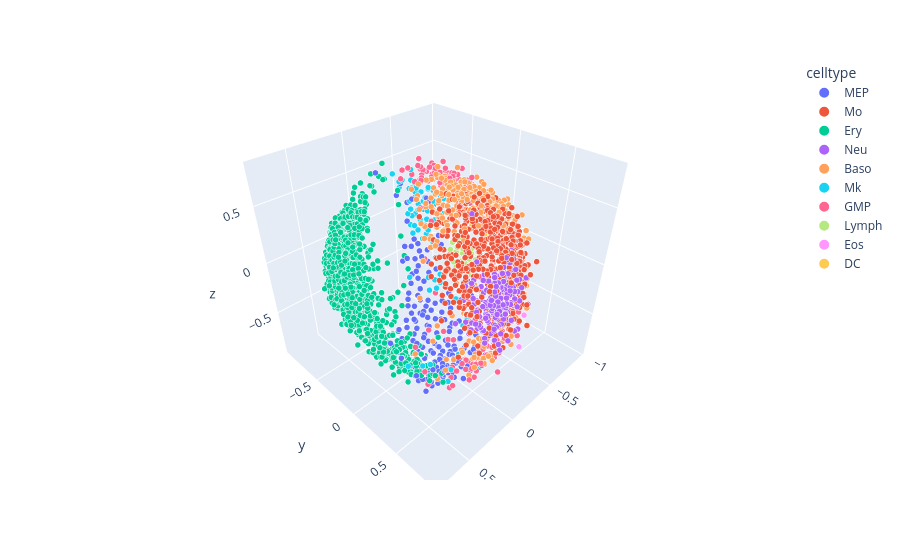

The code cell stored with this chart in its notebook:
### Code cell
fig = px.scatter_3d(df_toplot_old.iloc[np.where(radii<=8)[0]] , x='x', y='y', z='z',
                   color='celltype', opacity=1,size_max=10,size=np.ones((2724,)))
fig.show()

### Figure 1 — Plotly figure (JSON) as saved in the notebook; plotly's stock layout.template omitted (floating-point values rounded to 4 significant figures; data arrays with more than 128 entries replaced by an {"elided": "..."} marker saying what was removed)
{"data": [{"hovertemplate": "celltype=MEP<br>x=%{x}<br>y=%{y}<br>z=%{z}<br>size=%{marker.size}<extra></extra>", "legendgroup": "MEP", "marker": {"color": "#636efa", "opacity": 1, "size": {"elided": "166 int values"}, "sizemode": "area", "sizeref": 0.01, "symbol": "circle"}, "mode": "markers", "name": "MEP", "scene": "scene", "showlegend": true, "type": "scatter3d", "x": {"elided": "166 float values"}, "y": {"elided": "166 float values"}, "z": {"elided": "166 float values"}}, {"hovertemplate": "celltype=Mo<br>x=%{x}<br>y=%{y}<br>z=%{z}<br>size=%{marker.size}<extra></extra>", "legendgroup": "Mo", "marker": {"color": "#EF553B", "opacity": 1, "size": {"elided": "559 int values"}, "sizemode": "area", "sizeref": 0.01, "symbol": "circle"}, "mode": "markers", "name": "Mo", "scene": "scene", "showlegend": true, "type": "scatter3d", "x": {"elided": "559 float values"}, "y": {"elided": "559 float values"}, "z": {"elided": "559 float values"}}, {"hovertemplate": "celltype=Ery<br>x=%{x}<br>y=%{y}<br>z=%{z}<br>size=%{marker.size}<extra></extra>", "legendgroup": "Ery", "marker": {"color": "#00cc96", "opacity": 1, "size": {"elided": "1095 int values"}, "sizemode": "area", "sizeref": 0.01, "symbol": "circle"}, "mode": "markers", "name": "Ery", "scene": "scene", "showlegend": true, "type": "scatter3d", "x": {"elided": "1095 float values"}, "y": {"elided": "1095 float values"}, "z": {"elided": "1095 float values"}}, {"hovertemplate": "celltype=Neu<br>x=%{x}<br>y=%{y}<br>z=%{z}<br>size=%{marker.size}<extra></extra>", "legendgroup": "Neu", "marker": {"color": "#ab63fa", "opacity": 1, "size": {"elided": "186 int values"}, "sizemode": "area", "sizeref": 0.01, "symbol": "circle"}, "mode": "markers", "name": "Neu", "scene": "scene", "showlegend": true, "type": "scatter3d", "x": {"elided": "186 float values"}, "y": {"elided": "186 float values"}, "z": {"elided": "186 float values"}}, {"hovertemplate": "celltype=Baso<br>x=%{x}<br>y=%{y}<br>z=%{z}<br>size=%{marker.size}<extra></extra>", "legendgroup": "Baso", "marker": {"color": "#FFA15A", "opacity": 1, "size": {"elided": "368 int values"}, "sizemode": "area", "sizeref": 0.01, "symbol": "circle"}, "mode": "markers", "name": "Baso", "scene": "scene", "showlegend": true, "type": "scatter3d", "x": {"elided": "368 float values"}, "y": {"elided": "368 float values"}, "z": {"elided": "368 float values"}}, {"hovertemplate": "celltype=Mk<br>x=%{x}<br>y=%{y}<br>z=%{z}<br>size=%{marker.size}<extra></extra>", "legendgroup": "Mk", "marker": {"color": "#19d3f3", "opacity": 1, "size": [1, 1, 1, 1, 1, 1, 1, 1, 1, 1, 1, 1, 1, 1, 1, 1, 1, 1, 1, 1, 1, 1, 1, 1, 1, 1, 1, 1, 1, 1, 1, 1, 1, 1, 1, 1, 1, 1, 1, 1, 1, 1, 1, 1, 1, 1, 1, 1, 1, 1, 1, 1, 1, 1, 1, 1, 1, 1, 1, 1, 1, 1, 1, 1, 1, 1, 1, 1], "sizemode": "area", "sizeref": 0.01, "symbol": "circle"}, "mode": "markers", "name": "Mk", "scene": "scene", "showlegend": true, "type": "scatter3d", "x": [-0.6016, -0.474, -0.4609, -0.6495, -0.7877, -0.3758, -0.5848, -0.6277, -0.4589, -0.5676, -0.6198, -0.7186, -0.4757, -0.5242, -0.4831, -0.4558, 0.5508, -0.6634, -0.5254, -0.5814, -0.6411, -0.1741, -0.6438, -0.4618, -0.4176, -0.5341, -0.5608, -0.4635, -0.6237, -0.5525, -0.6384, -0.5957, -0.3305, -0.7752, 0.6052, -0.07421, -0.4888, -0.5082, -0.6495, -0.3432, -0.283, -0.7073, -0.6458, -0.4966, 0.4026, -0.5392, -0.6787, -0.6065, -0.6426, 0.6493, -0.6915, -0.6419, -0.5906, -0.5783, -0.2588, -0.5493, -0.5441, -0.6864, -0.6417, -0.5421, -0.2581, -0.4111, -0.7493, -0.5206, -0.1738, -0.465, 0.3167, -0.5607], "y": [-0.686, -0.704, -0.682, -0.498, -0.5527, -0.7455, -0.4482, -0.6944, -0.7387, -0.7275, -0.4858, -0.5441, -0.7276, -0.7807, -0.727, -0.4657, 0.5717, -0.6316, -0.7071, -0.2367, -0.6676, -0.5864, -0.6952, -0.6418, -0.665, -0.7187, -0.7093, 0.0125, -0.6547, -0.4899, -0.2546, -0.6548, -0.6001, -0.5391, 0.5573, 0.49, -0.5117, -0.525, -0.5252, -0.5585, -0.6371, -0.5964, -0.6047, -0.4112, 0.5971, -0.5609, -0.567, -0.6885, -0.5712, 0.4629, -0.6312, -0.6852, -0.7445, -0.7062, -0.5698, -0.6588, -0.7491, -0.6382, -0.5993, -0.6391, -0.4628, 0.01119, -0.5788, -0.7534, 0.1788, -0.6302, 0.5445, -0.7512], "z": [0.1202, 0.289, -0.1519, 0.05321, -0.1462, 0.3121, -0.6542, -0.1436, 0.02743, -0.182, -0.5962, 0.1552, 0.1529, -0.13, 0.07011, -0.6879, -0.1972, -0.3089, 0.2311, -0.7367, -0.1889, 0.5557, -0.2456, 0.3622, 0.316, 0.1738, 0.0987, -0.743, 0.02487, -0.6297, -0.6863, 0.1705, -0.5413, 0.05505, -0.1814, -0.745, -0.5802, 0.3437, 0.2223, 0.4557, 0.4355, 0.002615, 0.24, -0.6576, -0.4543, 0.3079, -0.03262, 0.03481, -0.4569, -0.2212, -0.08616, -0.08045, 0.01455, -0.06834, 0.4799, 0.2408, -0.1346, 0.0716, 0.1388, -0.2275, 0.6055, -0.809, -0.0772, -0.02279, -0.887, 0.3163, -0.439, -0.0165]}, {"hovertemplate": "celltype=GMP<br>x=%{x}<br>y=%{y}<br>z=%{z}<br>size=%{marker.size}<extra></extra>", "legendgroup": "GMP", "marker": {"color": "#FF6692", "opacity": 1, "size": {"elided": "216 int values"}, "sizemode": "area", "sizeref": 0.01, "symbol": "circle"}, "mode": "markers", "name": "GMP", "scene": "scene", "showlegend": true, "type": "scatter3d", "x": {"elided": "216 float values"}, "y": {"elided": "216 float values"}, "z": {"elided": "216 float values"}}, {"hovertemplate": "celltype=Lymph<br>x=%{x}<br>y=%{y}<br>z=%{z}<br>size=%{marker.size}<extra></extra>", "legendgroup": "Lymph", "marker": {"color": "#B6E880", "opacity": 1, "size": [1, 1, 1, 1, 1, 1, 1, 1, 1, 1, 1, 1, 1, 1, 1, 1, 1, 1, 1, 1, 1, 1, 1, 1, 1, 1, 1], "sizemode": "area", "sizeref": 0.01, "symbol": "circle"}, "mode": "markers", "name": "Lymph", "scene": "scene", "showlegend": true, "type": "scatter3d", "x": [-0.8049, -0.8752, -0.7692, -0.7943, -0.8298, -0.8296, -0.8717, -0.7494, -0.8024, -0.8388, -0.7931, -0.8559, -0.8713, -0.834, -0.8857, -0.8437, -0.7257, -0.8449, -0.8241, -0.8168, -0.7796, -0.8093, -0.8112, -0.7462, -0.7524, -0.8604, -0.8344], "y": [-0.3379, -0.3268, -0.4977, -0.4441, -0.4455, -0.4907, -0.3764, -0.4312, -0.5008, -0.3992, -0.3771, -0.255, -0.1957, -0.212, -0.2507, -0.4335, -0.4962, -0.3299, -0.3882, -0.355, -0.2302, -0.2908, -0.447, -0.396, -0.3482, -0.306, -0.3125], "z": [-0.4804, -0.3498, -0.3863, -0.3997, -0.3039, -0.2515, -0.2839, -0.4875, -0.3212, -0.3641, -0.4748, -0.4321, -0.3947, -0.4808, -0.3573, -0.2525, -0.4552, -0.4103, -0.4046, -0.4438, -0.5538, -0.5062, -0.3573, -0.5272, -0.5513, -0.3929, -0.4391]}, {"hovertemplate": "celltype=Eos<br>x=%{x}<br>y=%{y}<br>z=%{z}<br>size=%{marker.size}<extra></extra>", "legendgroup": "Eos", "marker": {"color": "#FF97FF", "opacity": 1, "size": [1, 1, 1, 1, 1, 1, 1, 1, 1], "sizemode": "area", "sizeref": 0.01, "symbol": "circle"}, "mode": "markers", "name": "Eos", "scene": "scene", "showlegend": true, "type": "scatter3d", "x": [-0.8332, -0.8146, -0.8222, -0.5279, -0.8352, -0.8444, -0.8495, -0.8397, -0.2177], "y": [-0.07634, -0.01577, 0.04838, 0.5585, -0.002412, -0.03506, 0.0259, 0.09027, 0.745], "z": [-0.5415, -0.5346, -0.4709, -0.4272, -0.5013, -0.4794, -0.4499, -0.4521, -0.4409]}, {"hovertemplate": "celltype=DC<br>x=%{x}<br>y=%{y}<br>z=%{z}<br>size=%{marker.size}<extra></extra>", "legendgroup": "DC", "marker": {"color": "#FECB52", "opacity": 1, "size": [1, 1, 1, 1, 1, 1, 1, 1, 1, 1, 1, 1, 1, 1, 1, 1, 1, 1, 1, 1, 1, 1, 1, 1, 1, 1, 1, 1, 1, 1], "sizemode": "area", "sizeref": 0.01, "symbol": "circle"}, "mode": "markers", "name": "DC", "scene": "scene", "showlegend": true, "type": "scatter3d", "x": [-0.9469, -0.9541, -0.9436, -0.8916, -0.8821, -0.9486, -0.9525, -0.9645, -0.9382, -0.9138, -0.9489, -0.9263, -0.8918, -0.9523, -0.9285, -0.9114, -0.884, -0.9172, -0.6932, -0.9489, -0.9381, -0.9329, -0.9506, -0.9515, -0.935, -0.931, -0.9439, -0.9436, -0.9363, -0.9435], "y": [-0.1508, -0.1937, -0.1729, -0.3479, 0.05829, 0.007098, -0.2208, -0.1153, -0.2441, -0.1284, -0.1079, -0.2784, -0.03598, -0.2089, -0.3091, -0.03972, -0.08684, -0.1835, -0.4409, -0.2279, -0.2872, -0.2512, -0.1597, -0.1674, -0.1024, -0.2582, -0.1528, -0.2446, -0.2095, -0.2624], "z": [-0.2466, -0.03789, -0.1369, -0.1095, 0.03164, -0.1214, -0.1264, -0.08875, -0.2147, 0.08866, -0.1537, 0.0137, -0.008901, -0.09306, -0.06079, 0.0515, 0.1162, 0.03324, -0.5674, -0.06593, -0.1278, -0.03813, -0.06996, -0.184, -0.004111, -0.1652, -0.1112, -0.1331, -0.1643, -0.07939]}], "layout": {"legend": {"itemsizing": "constant", "title": {"text": "celltype"}, "tracegroupgap": 0}, "margin": {"t": 60}, "scene": {"domain": {"x": [0, 1], "y": [0, 1]}, "xaxis": {"title": {"text": "x"}}, "yaxis": {"title": {"text": "y"}}, "zaxis": {"title": {"text": "z"}}}}}
